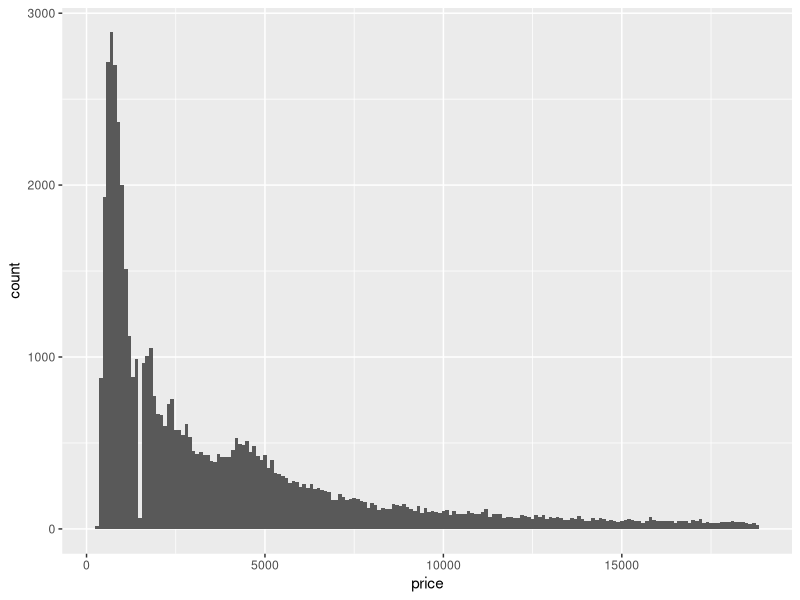
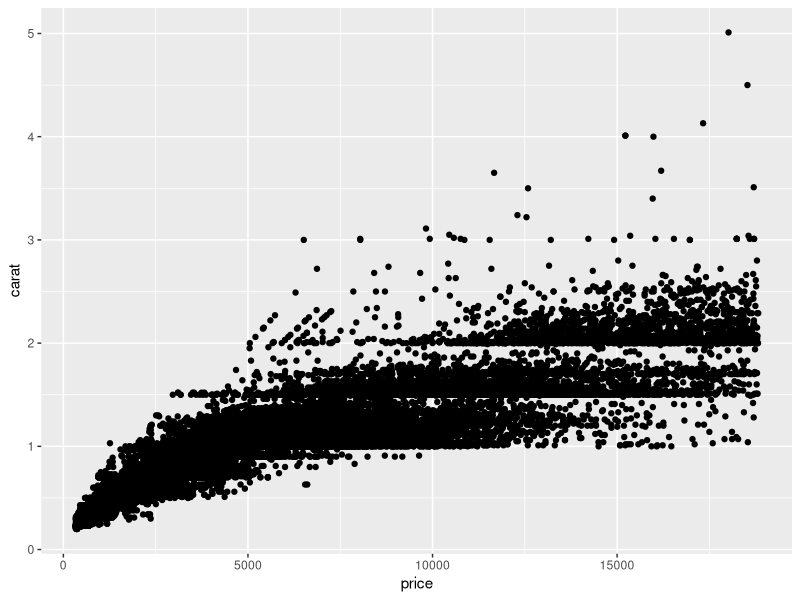
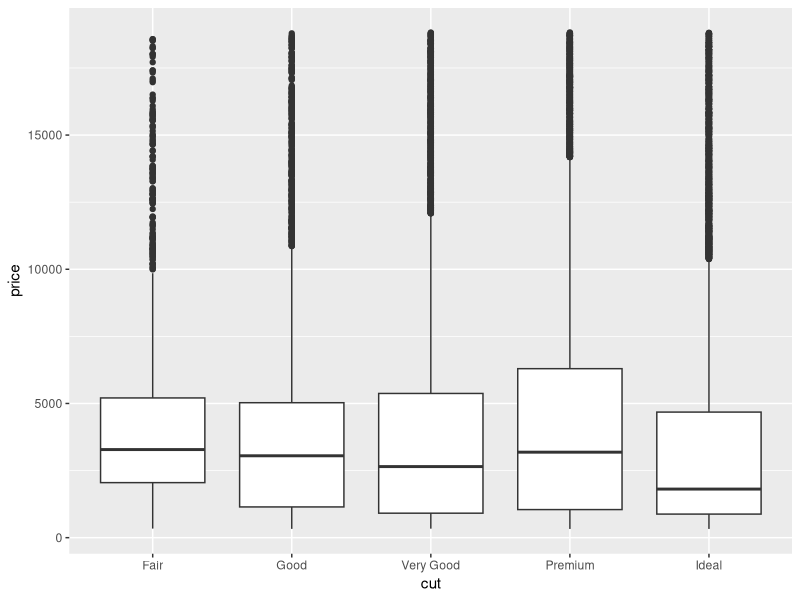
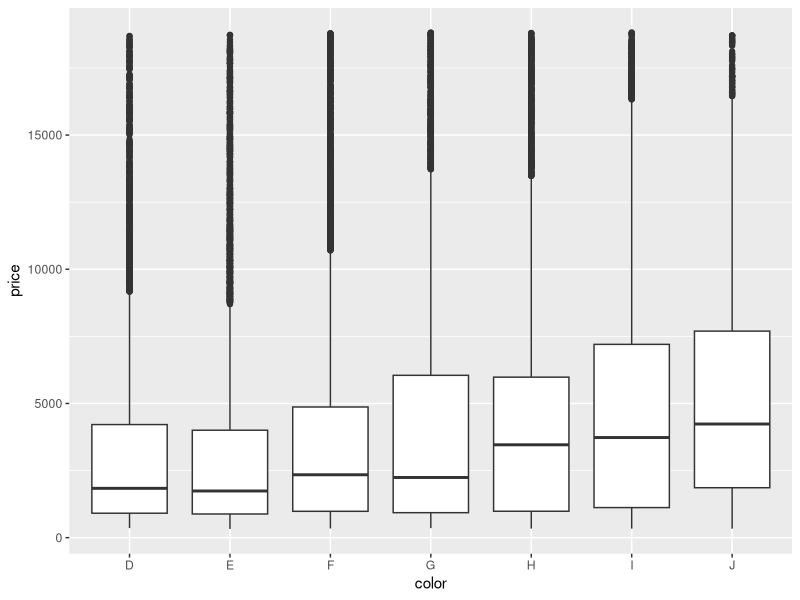
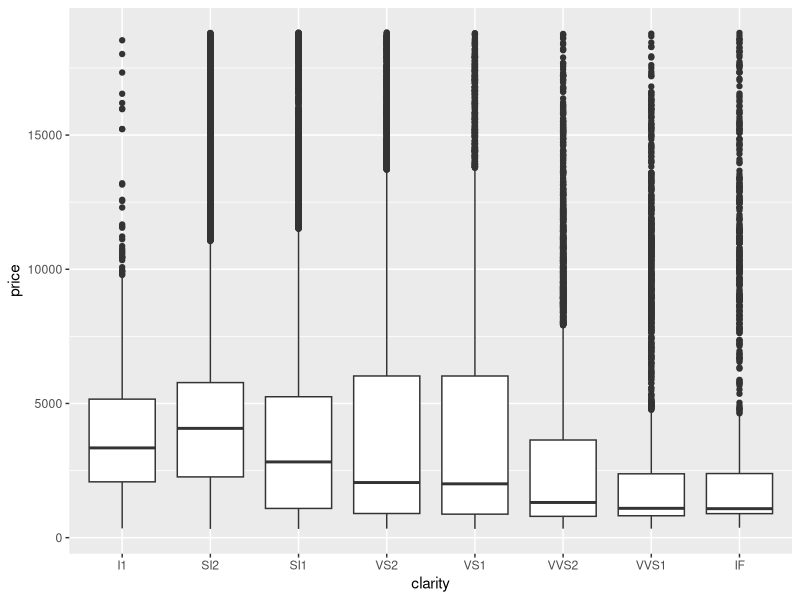
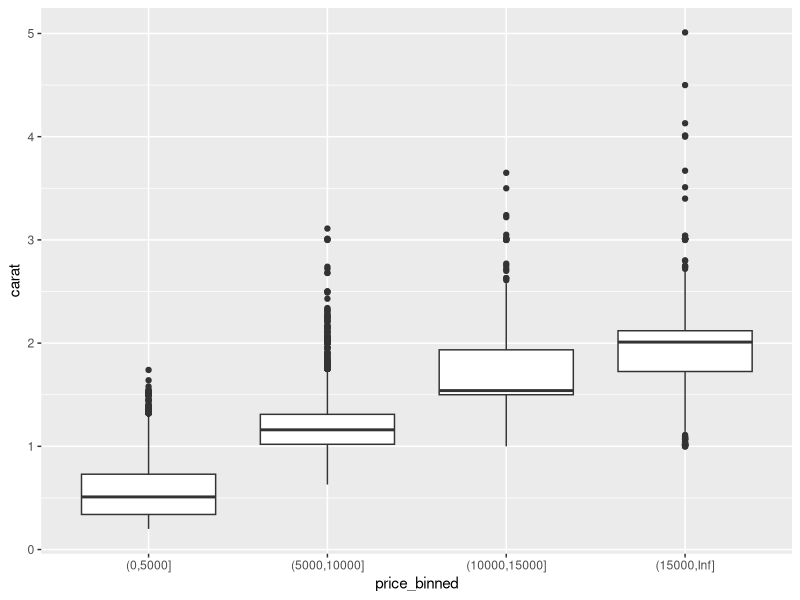

These figures' R source, in order:
# R4DS Homework 3
  # Christian Mitchell

library(tidyverse)

# Question 1

diamonds %>% 
  ggplot(aes(price)) + 
  geom_histogram(binwidth = 100)

summary(diamonds$price)

    # This distribution has a long tail, meaning there are a small proportion of diamonds that are much more expensive than the rest. However, the majority of diamonds are under $5000, with a lot being around or under $1000

# Question 2

diamonds %>% 
  ggplot(aes(price, carat)) +
  geom_point() +
  geom_smooth(formula = price ~ karat, color = 'blue')

diamonds %>% 
  ggplot(aes(cut, price)) +
  geom_boxplot()

diamonds %>% 
  ggplot(aes(color, price)) +
  geom_boxplot()

diamonds %>% 
  ggplot(aes(clarity, price)) +
  geom_boxplot()  

    # The most telling relationship between the price and attribute of these plots seems to be price.

# Question 3

diamonds %>% 
  filter(!is.na(carat), !is.na(price)) %>% 
  mutate(
    price_binned = cut(price, breaks = c(seq(0, max(price), 5000), Inf), 
                       dig.lab = 10)
  ) %>% ggplot(aes(price_binned, carat)) +
  geom_boxplot()
  
